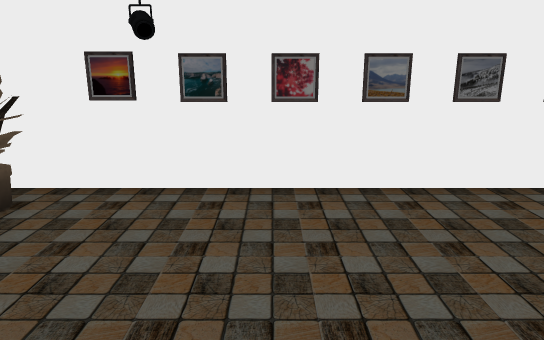
[1] (above)

12 first-person views from a walk through a Unity game level. The camera is 1.3 m above the floor, tilts 14° down and sees 70° across. The floor is counted in squares, 0.5 m on a side. Each view is taken from the middle of a square. On the plan, view 1 faces up. The plan holds only what a view shows up to about 20 squares ahead; the rest is blank. The player is left out. Some surface patterns are stand-ins.

[2]
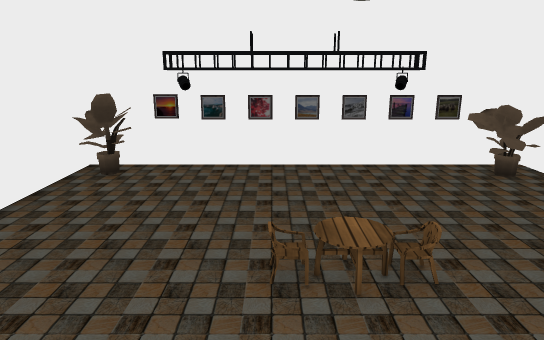

[3]
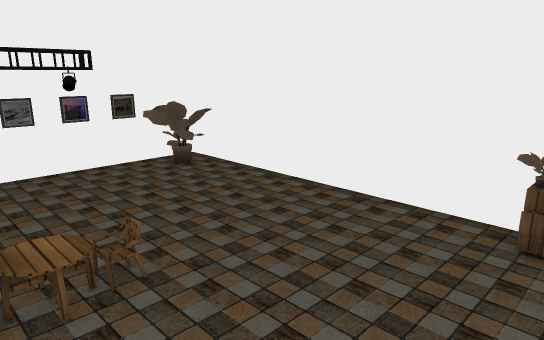

[4]
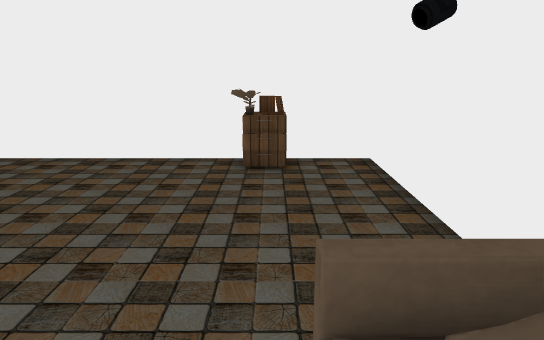

[5]
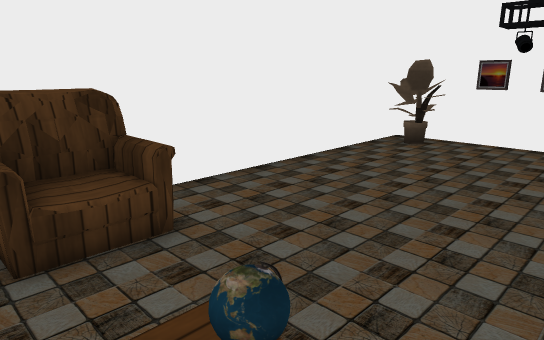

[6]
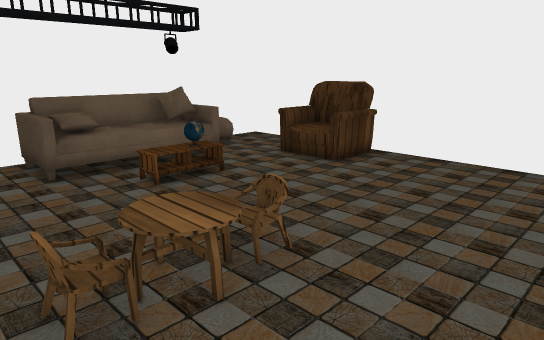

[7]
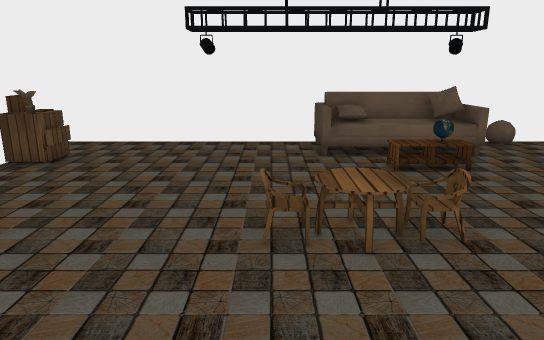

[8]
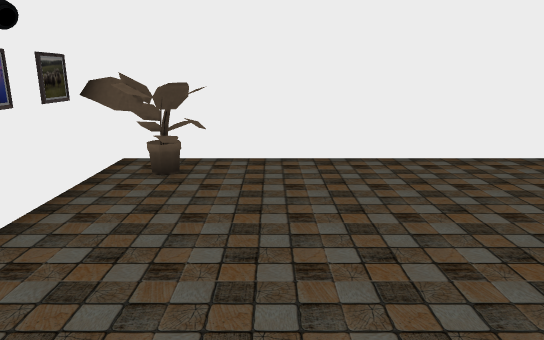

[9]
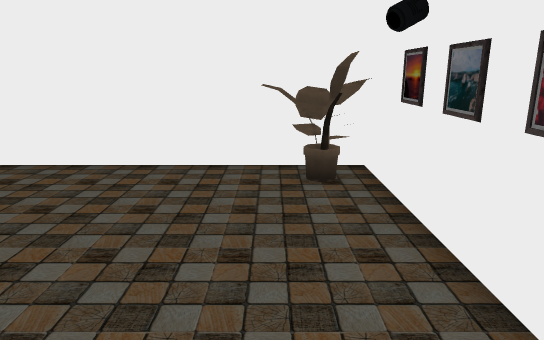

[10]
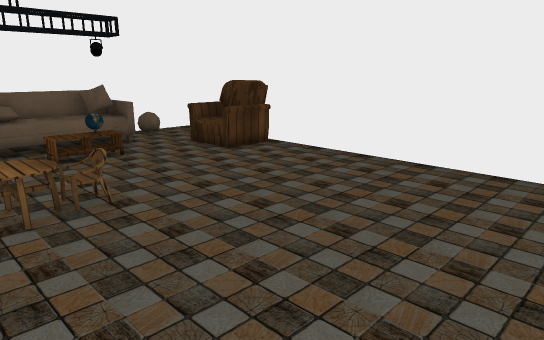

[11]
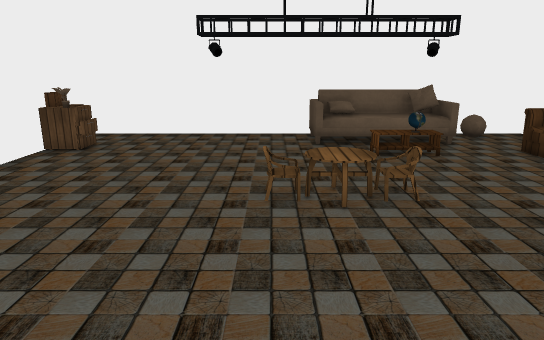

[12]
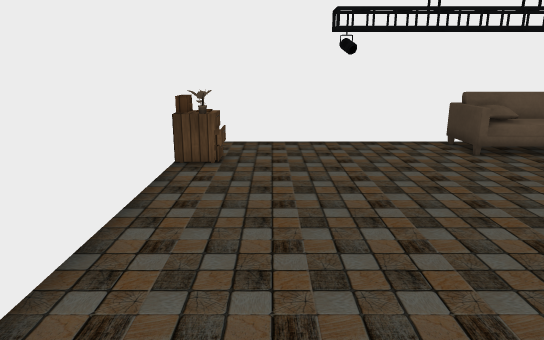

### Floor plan
Key: @ floor where view 1 was taken; # wall or solid block; . main floor; : floor 0.5 m higher than the main floor; / step, stairs or slope; = window, fence, low wall or low ledge; C chair; O other object.
Columns run from 7 left of view 1 to 12 right of it. Each row starts with its distance up from view 1.
  9 ###OOOOOOOOOOOOOO###
  8 #OO ##       #  OOO#
  7 #OOO............OOO#
  6 #OO............. OO#
  5 #..................#
  4 #..................#
  3 #..................#
  2 #..................#
  1 #..................#
  0 #......@...........#
 -1 #.......OOOO.......#
 -2 #..................#
 -3 #..................#
 -4 #C# ...............#
 -5 #=O................#
 -6 ##C... O..........OO
 -7 # ../////=........##
 -8 #...# ::/#........ #
 -9 #...######.........#
-10 ####################

Positions as (right, up) in squares from view 1, and headings:
1: (0, 0), facing up
2: (1, -8), facing up
3: (1, -8), facing up-right
4: (0, -7), facing right
5: (1, -7), facing up-left
6: (5, 3), facing down-left
7: (4, 5), facing down
8: (0, 4), facing right
9: (4, 6), facing left
10: (4, 7), facing down-left
11: (4, 7), facing down
12: (9, 5), facing down
